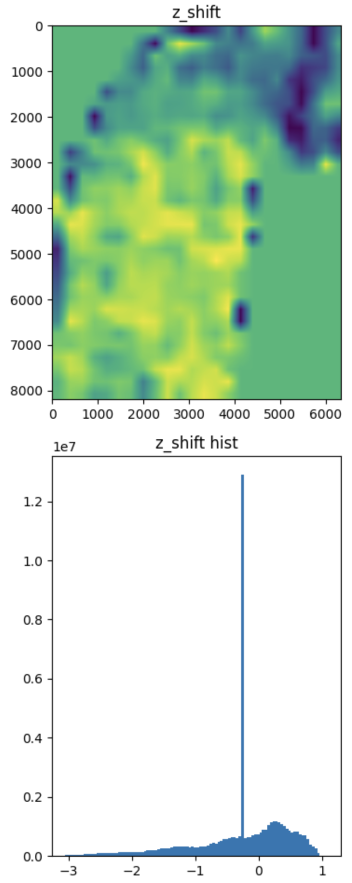
#> input picture assets/1_z_shift.png, 703 x 1765 px (shown at 1/2 size)
$ python downscale_dataset.py ../../assets out 3
#> lines starting #> are read from the running program, lines starting #| are printed output that depends on the picture
# Create in args.out_dir the same dir structure as in args.in_dir,
# copy all the files from args.in_dir to args.out_dir if it is
# not .tif or .png file, downscale all the .tif or .png files with
# the same dir structure by scale factor (> 1) args.downscale_factor.
#
# Use pathlib.Path to work with paths not os.path.
# Use argparse to work with command line arguments.
#
# Usage: python src/scripts/downscale_dataset.py /workspace/data/fragments/ /workspace/data/fragments_downscaled_2/ 2

import argparse
import cv2
from pathlib import Path
from tqdm import tqdm


def downscale_image(in_path, out_path, downscale_factor):
    """Downsample image from in_path by downscale_factor and save it to out_path"""
#> called with in_path = '../../assets/1_z_shift.png', out_path = 'out/1_z_shift.png', downscale_factor = 3
    img = cv2.imread(in_path, cv2.IMREAD_UNCHANGED)
#> img is the input picture: shape (1765, 703, 3); mean B, G, R 201.2, 221.9, 198.9
    img = cv2.resize(
        img,
        (img.shape[1] // downscale_factor, img.shape[0] // downscale_factor),
        interpolation=cv2.INTER_NEAREST
    )
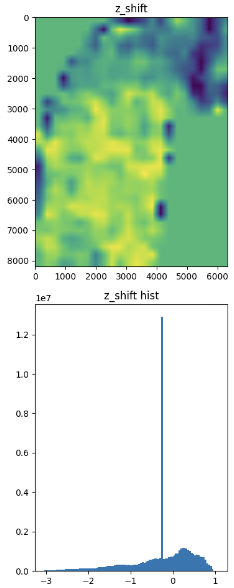
#> img: shape (588, 234, 3); mean B, G, R 201.1, 221.8, 198.8
    cv2.imwrite(out_path, img)


parser = argparse.ArgumentParser(description='Downscale dataset')
parser.add_argument('in_dir', type=Path, help='input directory')
parser.add_argument('out_dir', type=Path, help='output directory')
parser.add_argument('downscale_factor', type=int, help='downscale factor')
args = parser.parse_args()

for path in tqdm(args.in_dir.glob('**/*')):
    if path.is_dir():
        path_out = args.out_dir / path.relative_to(args.in_dir)
        path_out.mkdir(parents=True, exist_ok=True)
    else:
        if path.suffix in ['.png', '.tif']:
            path_out = args.out_dir / path.relative_to(args.in_dir)
            downscale_image(str(path), str(path_out), args.downscale_factor)
        else:
            path_out = args.out_dir / path.relative_to(args.in_dir)
            path_out.parent.mkdir(parents=True, exist_ok=True)
            path_out.write_bytes(path.read_bytes())
#> pass 2 of the loop `for path in tqdm(args.in_dir.glob('**/*')):`:
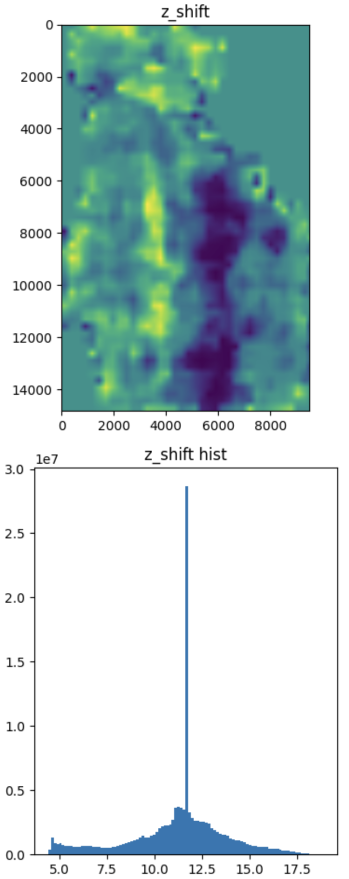
#> input picture assets/2_z_shift.png, 697 x 1757 px (shown at 1/2 size)
#> in downscale_image, img is the input picture: shape (1757, 697, 3); mean B, G, R 210.9, 210.7, 192.1
#> in downscale_image (call 2), `img = cv2.resize( img, (img.shape[1] // downscale_factor, img.shape[0]..`:
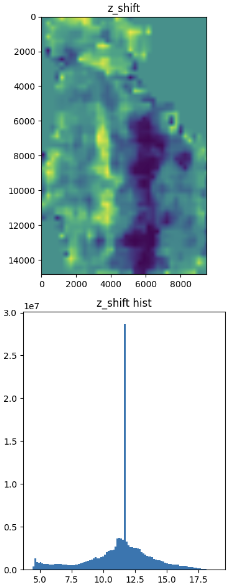
#> img: shape (585, 232, 3); mean B, G, R 210.6, 210.4, 191.7
#> pass 3 of the loop `for path in tqdm(args.in_dir.glob('**/*')):`:
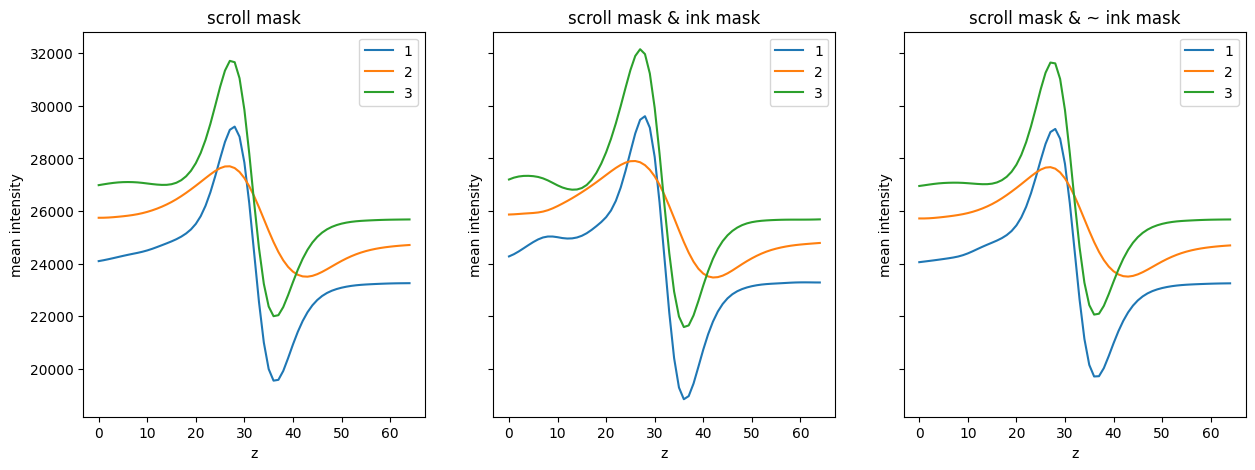
#> input picture assets/intencity_curve.png, 1255 x 470 px
#> in downscale_image, img is the input picture: shape (470, 1255, 4); mean B, G, R, A 247.4, 248.3, 247.4, 255
#> in downscale_image (call 3), `img = cv2.resize( img, (img.shape[1] // downscale_factor, img.shape[0]..`:
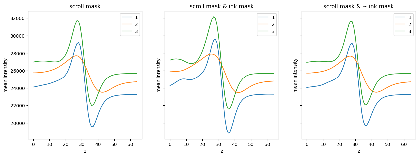
#> img: shape (156, 418, 4); mean B, G, R, A 249.3, 250.2, 249.2, 255
